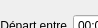
       <widget class="QWidget" name="page_7">
        <property name="geometry">
         <rect>
          <x>0</x>
          <y>0</y>
          <width>98</width>
          <height>28</height>
         </rect>
        </property>
        <attribute name="label">
         <string>Période horaire</string>
        </attribute>
        <widget class="QWidget" name="layoutWidget">
         <property name="geometry">
          <rect>
           <x>0</x>
           <y>10</y>
           <width>271</width>
           <height>31</height>
          </rect>
         </property>
         <layout class="QGridLayout" name="gridLayout_6">
          <item row="0" column="3">
           <widget class="QTimeEdit" name="timeEditTimeEnd">
            <property name="enabled">
             <bool>true</bool>
            </property>
            <property name="time">
             <time>
              <hour>23</hour>
              <minute>59</minute>
              <second>0</second>
             </time>
            </property>
            <property name="calendarPopup">
             <bool>true</bool>
            </property>
           </widget>
          </item>
          <item row="0" column="2">
           <widget class="QLabel" name="labelToTime">
            <property name="enabled">
             <bool>true</bool>
            </property>
            <property name="sizePolicy">
             <sizepolicy hsizetype="Preferred" vsizetype="Minimum">
              <horstretch>0</horstretch>
              <verstretch>0</verstretch>
             </sizepolicy>
            </property>
            <property name="text">
             <string>et</string>
            </property>
            <property name="alignment">
             <set>Qt::AlignRight|Qt::AlignTrailing|Qt::AlignVCenter</set>
            </property>
           </widget>
          </item>
          <item row="0" column="0">
           <widget class="QLabel" name="labelFromTime">
            <property name="enabled">
             <bool>true</bool>
            </property>
            <property name="sizePolicy">
             <sizepolicy hsizetype="Preferred" vsizetype="Minimum">
              <horstretch>0</horstretch>
              <verstretch>0</verstretch>
             </sizepolicy>
            </property>
            <property name="text">
             <string>Départ entre</string>
            </property>
            <property name="alignment">
             <set>Qt::AlignRight|Qt::AlignTrailing|Qt::AlignVCenter</set>
            </property>
           </widget>
          </item>
          <item row="0" column="1">
           <widget class="QTimeEdit" name="timeEditTimeStart">
            <property name="enabled">
             <bool>true</bool>
            </property>
            <property name="sizePolicy">
             <sizepolicy hsizetype="Minimum" vsizetype="Minimum">
              <horstretch>0</horstretch>
              <verstretch>0</verstretch>
             </sizepolicy>
            </property>
            <property name="time">
             <time>
              <hour>0</hour>
              <minute>0</minute>
              <second>0</second>
             </time>
            </property>
           </widget>
          </item>
         </layout>
        </widget>
        <widget class="QWidget" name="layoutWidget">
         <property name="geometry">
          <rect>
           <x>0</x>
           <y>110</y>
           <width>271</width>
           <height>29</height>
          </rect>
         </property>
         <layout class="QHBoxLayout" name="horizontalLayout_5">
          <item>
           <widget class="QLabel" name="label_24">
            <property name="text">
             <string>Méthode d'agrégation</string>
            </property>
           </widget>
          </item>
          <item>
           <widget class="QComboBox" name="comboBoxTimeAg">
            <property name="sizePolicy">
             <sizepolicy hsizetype="Expanding" vsizetype="Fixed">
              <horstretch>0</horstretch>
              <verstretch>0</verstretch>
             </sizepolicy>
            </property>
           </widget>
          </item>
         </layout>
        </widget>
        <widget class="QWidget" name="layoutWidget">
         <property name="geometry">
          <rect>
           <x>0</x>
           <y>50</y>
           <width>271</width>
           <height>57</height>
          </rect>
         </property>
         <layout class="QGridLayout" name="gridLayout_10">
          <item row="0" column="0">
           <widget class="QRadioButton" name="radioButtonTimeInterval">
            <property name="text">
             <string>Toutes les</string>
            </property>
            <property name="checked">
             <bool>true</bool>
            </property>
           </widget>
          </item>
          <item row="1" column="0" colspan="2">
           <widget class="QRadioButton" name="radioButtonAllServices">
            <property name="text">
             <string>Chercher tous les services de la période</string>
            </property>
           </widget>
          </item>
          <item row="0" column="1">
           <widget class="QTimeEdit" name="timeEditTimeInterval">
            <property name="enabled">
             <bool>true</bool>
            </property>
            <property name="sizePolicy">
             <sizepolicy hsizetype="Minimum" vsizetype="Minimum">
              <horstretch>0</horstretch>
              <verstretch>0</verstretch>
             </sizepolicy>
            </property>
            <property name="time">
             <time>
              <hour>0</hour>
              <minute>30</minute>
              <second>0</second>
             </time>
            </property>
           </widget>
          </item>
         </layout>
        </widget>
       </widget>
